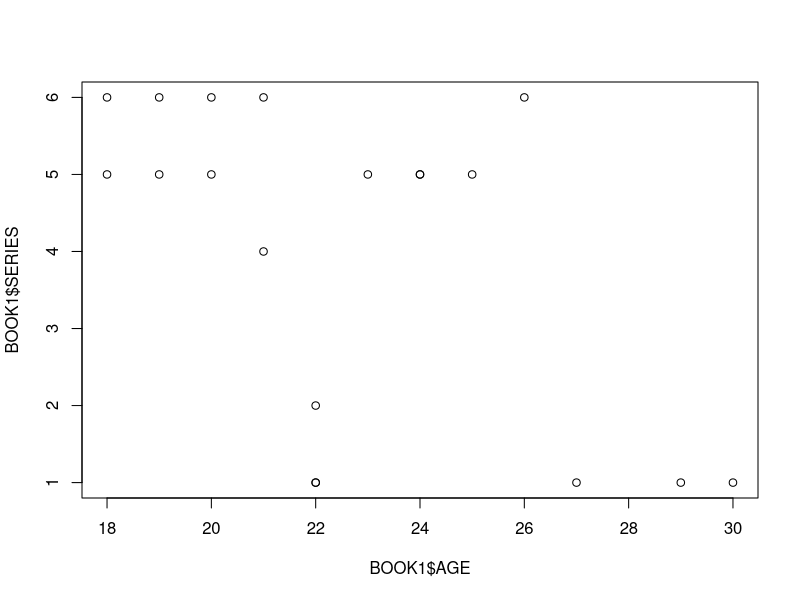
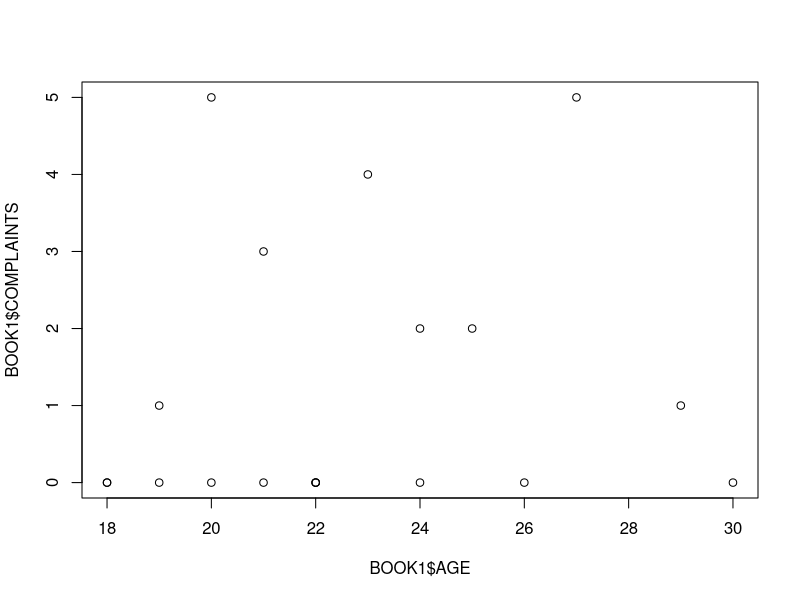

Generate these figures, in order, with R:
## ---- chunk 1
knitr::opts_chunk$set(echo = TRUE)
## ---- chunk 2
chooseCRANmirror(graphics = getOption("menu.graphics"), ind = 79,
                 local.only = FALSE)

 BOOK1 <- read.csv("BOOK1.csv")

 View(BOOK1)
 
 summary(BOOK1)
 
 install.packages("vcd")
 
  mean(BOOK1$AGE)
 
    median(BOOK1$AGE)
  
     mode(BOOK1$AGE)
   
     install.packages("dplyr")
    library(dplyr)
    select(BOOK1, AGE:SERIES)
     filter(BOOK1, AGE==21)
     filter(BOOK1, SERIES==5)
     arrange(BOOK1, GENDER)
     

summary(BOOK1)
## ---- chunk 3
plot(BOOK1$AGE,BOOK1$SERIES)
     plot(BOOK1$AGE,BOOK1$COMPLAINTS)
